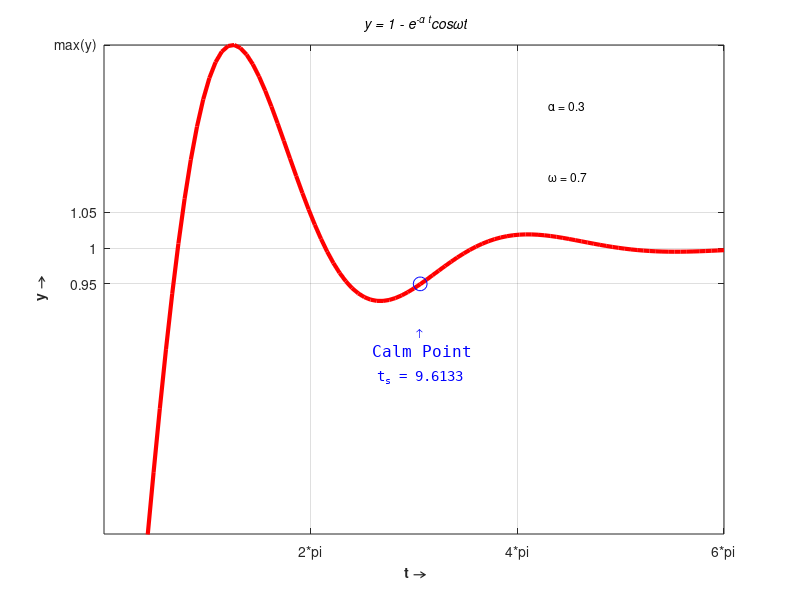

Write MATLAB code to recreate this figure.
% 20130505 XY511 16:45
% AbrahamX @ NWPU
% Integrated example. Step response of Two-Order Linear System.

clf;  % Clear figuer, or you can start a new figure  
t = 6 * pi * (0:100)/100;
y = 1 - exp(-0.3*t) .* cos(0.7 * t);
plot(t, y, 'r-', 'LineWidth', 3)
hold on
tt = t(abs(y-1)>0.05);  % Omit calling "find" in original code, sugg by MAT
ts = max(tt);  % Well, background in C++ Programming would help.
plot(ts, 0.95, 'bo', 'MarkerSize', 10)  % The fucking point, diff names...
hold off
axis([-inf, 6*pi, 0.6, inf])  % Control the axis

% Decorations and more
set(gca, 'Xtick', [2*pi, 4*pi, 6*pi], 'Ytick', [0.95, 1, 1.05, max(y)])
set(gca, 'XtickLabel', {'2*pi';'4*pi';'6*pi'})
set(gca, 'YtickLabel', {'0.95';'1';'1.05';'max(y)'})
grid on
text(13.5, 1.2, '\fontsize{12}{\alpha} = 0.3')
text(13.5, 1.1, '\fontsize{12}{\omega} = 0.7')

% Cell String...Fuck me
cell_string{1} = '\fontsize{12}\uparrow';
cell_string{2} = '\fontsize{16} \fontname{Consolas}Calm Point';
cell_string{3} = '\fontsize{6}  ';
cell_string{4} = ['\fontsize{14}\rmt_{s} = ' num2str(ts)];
text(ts, 0.85,cell_string,'Color','b','HorizontalAlignment','Center')
title('\fontsize{14}\it y = 1 - e^{-\alpha t}cos{\omegat}')
xlabel('\fontsize{14} \bft \rightarrow')  % Mark for x-coord
ylabel('\fontsize{14} \bfy \rightarrow')  % Mark for y-coord







% Comment: Leave behind what others are thinking of you. Fuck those
% stuffs by myself. I have seen a lot, and have made those predictions,
% suggestions as well. I, Abraham.
